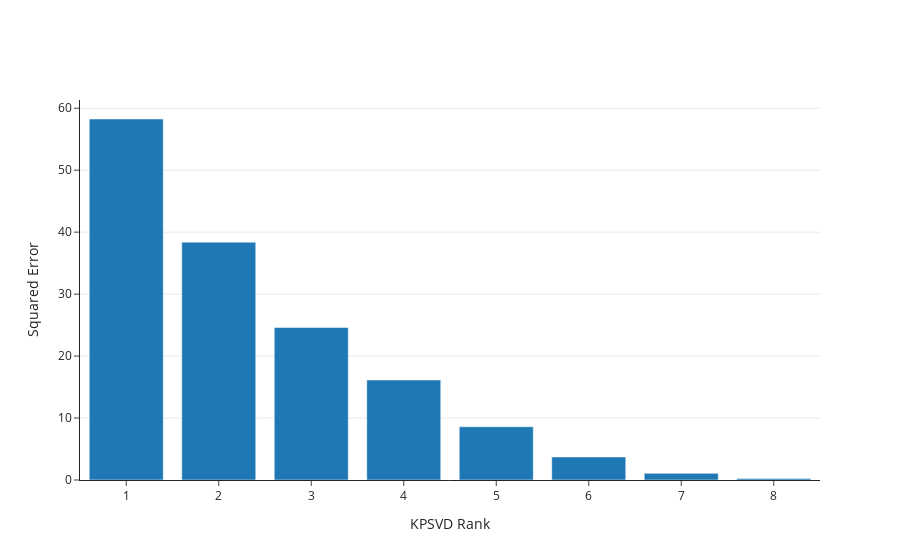

Source (notebook cell):
### Code cell
import plotly.graph_objects as go

fig = go.Figure(
    layout=go.Layout(
        template="simple_white"))

fig.add_trace(go.Bar(x=[i for i in range(1, R_kp)], y=errors))

fig.update_yaxes(title='Squared Error',showgrid=True)
fig.update_xaxes(title='KPSVD Rank')

fig.show()

### Figure 1 — Plotly figure (JSON) as saved in the notebook; plotly's stock layout.template omitted (floating-point values rounded to 4 significant figures)
{"data": [{"type": "bar", "x": [1, 2, 3, 4, 5, 6, 7, 8], "y": [58.26, 38.39, 24.61, 16.14, 8.595, 3.722, 1.073, 0.2282]}], "layout": {"xaxis": {"title": {"text": "KPSVD Rank"}}, "yaxis": {"showgrid": true, "title": {"text": "Squared Error"}}}}
